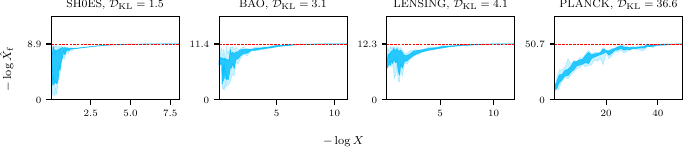

Python code for this plot:
import numpy as np
import matplotlib.pyplot as plt
from aeons.utils import *
from aeons.regress import *
from aeons.endpoint import *
from aeons.plotting import *
from aeons.beta import *
figsettings()

chains = ['SH0ES', 'BAO', 'lensing', 'planck']
fig, axs = plt.subplots(1, 4, figsize=(7, 1.6))
for i, chain in enumerate(chains):
    ax = axs[i]
    name, samples = get_samples(chain)
    true_endpoint = endpoints[name]
    iterations, *logXfs = read_from_txt(f'{data_dir}/logXfs/post/{name}.txt')
    logXfs = np.array(logXfs)
    logXs = samples.logX().iloc[iterations]
    logXf_true = samples.logX().iloc[true_endpoint]
    plot_quantiles(-logXs, -logXfs, -logXf_true, ylim=(0, 1.5), color='deepskyblue', ax=ax)
    ax.set_title(f'{name.upper()}, $\\mathcal{{D}}_\\mathrm{{KL}} = {samples.D_KL():.1f}$', fontsize=8)
    ax.set_yticks([0, -logXf_true], [0, f"{-logXf_true:.1f}"])
    ax.margins(x=0)

fig.supxlabel('$-\\log X$', y=0.02)
fig.supylabel('$-\\log \\hat{X_\\mathrm{f}}$', x=0.01)
fig.tight_layout()
fig.savefig('lcdm_logXfs.pdf', pad_inches=0, bbox_inches='tight')
